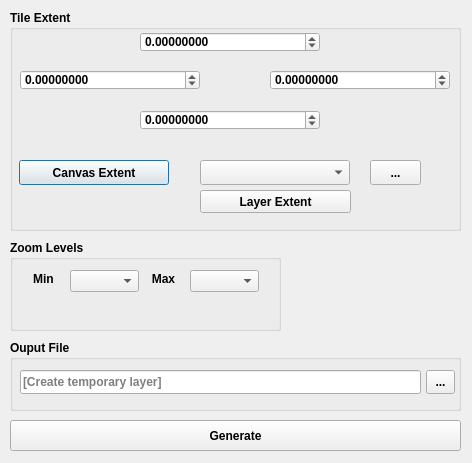
<?xml version="1.0" encoding="UTF-8"?>
<ui version="4.0">
 <class>TileIndexGeneratorDialogBase</class>
 <widget class="QDialog" name="TileIndexGeneratorDialogBase">
  <property name="geometry">
   <rect>
    <x>0</x>
    <y>0</y>
    <width>472</width>
    <height>463</height>
   </rect>
  </property>
  <property name="windowTitle">
   <string>Tile Index Generator</string>
  </property>
  <widget class="QGroupBox" name="groupBox">
   <property name="geometry">
    <rect>
     <x>10</x>
     <y>10</y>
     <width>451</width>
     <height>221</height>
    </rect>
   </property>
   <property name="font">
    <font>
     <weight>75</weight>
     <bold>true</bold>
    </font>
   </property>
   <property name="title">
    <string>Tile Extent</string>
   </property>
   <widget class="QDoubleSpinBox" name="sb_extent_maxy">
    <property name="geometry">
     <rect>
      <x>130</x>
      <y>22</y>
      <width>180</width>
      <height>20</height>
     </rect>
    </property>
    <property name="decimals">
     <number>8</number>
    </property>
    <property name="minimum">
     <double>-90.000000000000000</double>
    </property>
    <property name="maximum">
     <double>90.000000000000000</double>
    </property>
   </widget>
   <widget class="QDoubleSpinBox" name="sb_extent_maxx">
    <property name="geometry">
     <rect>
      <x>260</x>
      <y>60</y>
      <width>180</width>
      <height>20</height>
     </rect>
    </property>
    <property name="decimals">
     <number>8</number>
    </property>
    <property name="minimum">
     <double>-360.000000000000000</double>
    </property>
    <property name="maximum">
     <double>360.000000000000000</double>
    </property>
   </widget>
   <widget class="QDoubleSpinBox" name="sb_extent_minx">
    <property name="geometry">
     <rect>
      <x>10</x>
      <y>60</y>
      <width>180</width>
      <height>20</height>
     </rect>
    </property>
    <property name="decimals">
     <number>8</number>
    </property>
    <property name="minimum">
     <double>-180.000000000000000</double>
    </property>
    <property name="maximum">
     <double>180.000000000000000</double>
    </property>
   </widget>
   <widget class="QDoubleSpinBox" name="sb_extent_miny">
    <property name="geometry">
     <rect>
      <x>130</x>
      <y>100</y>
      <width>180</width>
      <height>20</height>
     </rect>
    </property>
    <property name="decimals">
     <number>8</number>
    </property>
    <property name="minimum">
     <double>-90.000000000000000</double>
    </property>
    <property name="maximum">
     <double>90.000000000000000</double>
    </property>
   </widget>
   <widget class="QComboBox" name="cb_layers">
    <property name="geometry">
     <rect>
      <x>190</x>
      <y>150</y>
      <width>150</width>
      <height>25</height>
     </rect>
    </property>
   </widget>
   <widget class="QPushButton" name="btn_canvasExtent">
    <property name="geometry">
     <rect>
      <x>9</x>
      <y>150</y>
      <width>150</width>
      <height>25</height>
     </rect>
    </property>
    <property name="text">
     <string>Canvas Extent</string>
    </property>
   </widget>
   <widget class="QLabel" name="lbl_srs">
    <property name="geometry">
     <rect>
      <x>346</x>
      <y>190</y>
      <width>91</width>
      <height>21</height>
     </rect>
    </property>
    <property name="text">
     <string/>
    </property>
    <property name="alignment">
     <set>Qt::AlignRight|Qt::AlignTrailing|Qt::AlignVCenter</set>
    </property>
   </widget>
   <widget class="QToolButton" name="tbtn_draw">
    <property name="geometry">
     <rect>
      <x>360</x>
      <y>150</y>
      <width>51</width>
      <height>25</height>
     </rect>
    </property>
    <property name="text">
     <string>...</string>
    </property>
   </widget>
   <widget class="QPushButton" name="btn_layerextent">
    <property name="geometry">
     <rect>
      <x>190</x>
      <y>180</y>
      <width>151</width>
      <height>23</height>
     </rect>
    </property>
    <property name="text">
     <string>Layer Extent</string>
    </property>
   </widget>
  </widget>
  <widget class="QGroupBox" name="groupBox_2">
   <property name="geometry">
    <rect>
     <x>10</x>
     <y>240</y>
     <width>271</width>
     <height>91</height>
    </rect>
   </property>
   <property name="font">
    <font>
     <weight>75</weight>
     <bold>true</bold>
    </font>
   </property>
   <property name="title">
    <string>Zoom Levels</string>
   </property>
   <widget class="QComboBox" name="cb_minzoom">
    <property name="geometry">
     <rect>
      <x>60</x>
      <y>30</y>
      <width>69</width>
      <height>22</height>
     </rect>
    </property>
   </widget>
   <widget class="QLabel" name="label">
    <property name="geometry">
     <rect>
      <x>13</x>
      <y>23</y>
      <width>41</width>
      <height>31</height>
     </rect>
    </property>
    <property name="font">
     <font>
      <pointsize>9</pointsize>
      <weight>75</weight>
      <bold>true</bold>
     </font>
    </property>
    <property name="text">
     <string>Min</string>
    </property>
    <property name="alignment">
     <set>Qt::AlignCenter</set>
    </property>
   </widget>
   <widget class="QComboBox" name="cb_maxzoom">
    <property name="geometry">
     <rect>
      <x>180</x>
      <y>30</y>
      <width>69</width>
      <height>22</height>
     </rect>
    </property>
   </widget>
   <widget class="QLabel" name="label_2">
    <property name="geometry">
     <rect>
      <x>133</x>
      <y>23</y>
      <width>41</width>
      <height>31</height>
     </rect>
    </property>
    <property name="font">
     <font>
      <pointsize>9</pointsize>
      <weight>75</weight>
      <bold>true</bold>
     </font>
    </property>
    <property name="text">
     <string>Max</string>
    </property>
    <property name="alignment">
     <set>Qt::AlignCenter</set>
    </property>
   </widget>
   <widget class="QLabel" name="lbl_checkzoom">
    <property name="enabled">
     <bool>true</bool>
    </property>
    <property name="geometry">
     <rect>
      <x>26</x>
      <y>60</y>
      <width>221</width>
      <height>20</height>
     </rect>
    </property>
    <property name="text">
     <string>&lt;html&gt;&lt;head/&gt;&lt;body&gt;&lt;p&gt;&lt;br/&gt;&lt;/p&gt;&lt;/body&gt;&lt;/html&gt;</string>
    </property>
    <property name="alignment">
     <set>Qt::AlignCenter</set>
    </property>
   </widget>
  </widget>
  <widget class="QPushButton" name="btn_execute">
   <property name="geometry">
    <rect>
     <x>10</x>
     <y>420</y>
     <width>451</width>
     <height>31</height>
    </rect>
   </property>
   <property name="font">
    <font>
     <pointsize>9</pointsize>
     <weight>75</weight>
     <bold>true</bold>
    </font>
   </property>
   <property name="text">
    <string>Generate</string>
   </property>
  </widget>
  <widget class="QGroupBox" name="groupBox_3">
   <property name="geometry">
    <rect>
     <x>10</x>
     <y>340</y>
     <width>451</width>
     <height>71</height>
    </rect>
   </property>
   <property name="sizePolicy">
    <sizepolicy hsizetype="Fixed" vsizetype="Fixed">
     <horstretch>0</horstretch>
     <verstretch>0</verstretch>
    </sizepolicy>
   </property>
   <property name="font">
    <font>
     <weight>75</weight>
     <bold>true</bold>
    </font>
   </property>
   <property name="title">
    <string>Ouput File</string>
   </property>
   <widget class="QLineEdit" name="le_outputFile">
    <property name="geometry">
     <rect>
      <x>10</x>
      <y>30</y>
      <width>401</width>
      <height>24</height>
     </rect>
    </property>
    <property name="frame">
     <bool>true</bool>
    </property>
    <property name="alignment">
     <set>Qt::AlignLeading|Qt::AlignLeft|Qt::AlignVCenter</set>
    </property>
    <property name="placeholderText">
     <string>[Create temporary layer]</string>
    </property>
   </widget>
   <widget class="QToolButton" name="btn_browse">
    <property name="geometry">
     <rect>
      <x>416</x>
      <y>30</y>
      <width>29</width>
      <height>24</height>
     </rect>
    </property>
    <property name="text">
     <string>...</string>
    </property>
   </widget>
  </widget>
 </widget>
 <tabstops>
  <tabstop>sb_extent_maxy</tabstop>
  <tabstop>sb_extent_minx</tabstop>
  <tabstop>sb_extent_maxx</tabstop>
  <tabstop>sb_extent_miny</tabstop>
  <tabstop>btn_canvasExtent</tabstop>
  <tabstop>cb_layers</tabstop>
  <tabstop>btn_layerextent</tabstop>
  <tabstop>tbtn_draw</tabstop>
  <tabstop>cb_minzoom</tabstop>
  <tabstop>cb_maxzoom</tabstop>
  <tabstop>le_outputFile</tabstop>
  <tabstop>btn_browse</tabstop>
  <tabstop>btn_execute</tabstop>
 </tabstops>
 <resources/>
 <connections/>
</ui>
